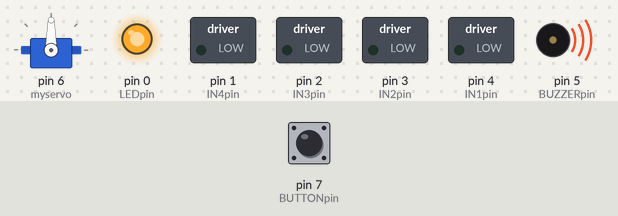
The sketch below on a simulated Arduino Uno, built with avr-gcc and run on an emulated ATmega328P. Parts: servo, switched loads named in the sketch (green lamp = pin HIGH), output pins drawn as LEDs (lit = HIGH), buzzer (waves = sounding, pin HIGH). The inputs (shaded band) are chosen by the test bench; at power-on: pin 7 (BUTTONpin) LOW. The modem accepts every AT command (registered, SIM ready, sends succeed) and sends nothing else.

Above: at 0.1 s.
At 8.6 s:
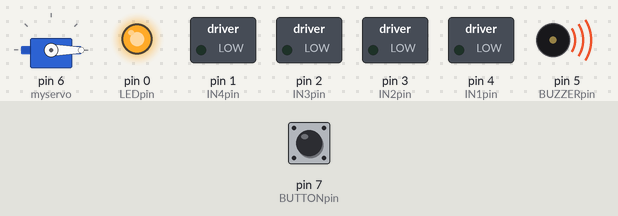
At 17.9 s:
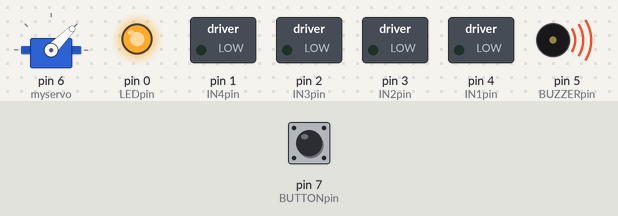
At 28.8 s:
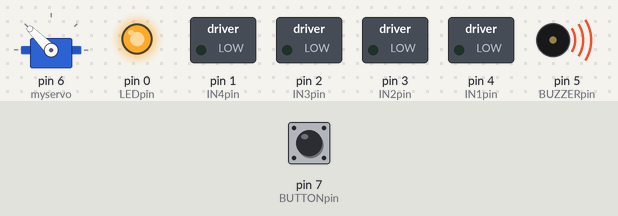
At 38.1 s:
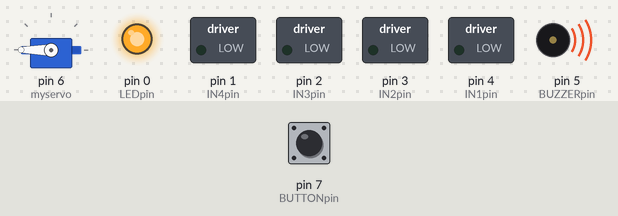
Timing chart, 0 to 40.0 s (numbered marks = the images above):
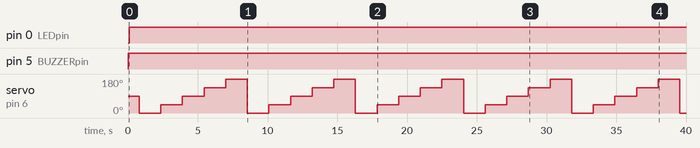

Measured:
- by itself, pin 0 (LEDpin): LOW → HIGH at 0.10 s
- by itself, pin 5 (BUZZERpin): LOW → HIGH at 0.00 s
- by itself, servo on pin 6 (myservo): repeats every 7.8 s: 45° 1.6 s, 90° 1.6 s, 135° 1.6 s, 180° 1.6 s, 0° 1.6 s

The sketch:

Kinect_arduino_robot.ino
```cpp
//#include <Ultrasonic.h>
#include <SoftwareSerial.h>
#include <Servo.h>

#define LDRpin A0
#define LMpin A1
#define MQpin A2

#define LEDpin 0
#define IN1pin 4
#define IN2pin 3
#define IN3pin 2
#define IN4pin 1
#define BUZZERpin 5
#define BUTTONpin 7

SoftwareSerial mybluetooth(10, 11);
//Ultrasonic ultrasonic(13,12); //change
Servo myservo;

int LMvalue;
boolean buzzer_lm_status=false;
int BluetoothData;
int LDRvalue;
int MQvalue;
boolean buzzer_mq_status=false;
int ultasonicValue;
int Position=0;
int temp=0;

void setup()
{
    mybluetooth.begin(38400);
    pinMode(LEDpin,OUTPUT);
    pinMode(IN1pin,OUTPUT);
    pinMode(IN2pin,OUTPUT);
    pinMode(IN3pin,OUTPUT);
    pinMode(IN4pin,OUTPUT);
    pinMode(BUZZERpin,OUTPUT);
    pinMode(BUTTONpin,INPUT);
    myservo.attach(6);
}

void LM35()
{
    LMvalue = analogRead(LMpin);
    if((LMvalue > 50)&& (buzzer_lm_status==false))
    {
      digitalWrite(BUZZERpin,HIGH);
      mybluetooth.println("Warning !! The temperature is too high .If you want to turn off the buzzer press 1 or press the button on the robot");
    }
    delay(15);
    BluetoothData=mybluetooth.read();
    if ((BluetoothData=='1') || (digitalRead(BUTTONpin)== HIGH))
    {
      buzzer_lm_status=true;
      digitalWrite(BUZZERpin,LOW);
    }
    if(LMvalue < 40)
      buzzer_lm_status=false;
}

void LDR()
{
    LDRvalue=analogRead(LDRpin);
    if(LDRvalue>80)
      digitalWrite(LEDpin,HIGH);
   else if(LDRvalue<120)
      digitalWrite(LEDpin,LOW);
}

void MQ5()
{
    MQvalue = analogRead(MQpin);
    if((MQvalue > 400)&& (buzzer_mq_status==false))
    {
      digitalWrite(BUZZERpin,HIGH);
      mybluetooth.println("Attention !! Most probably that there is a fire .If you want to turn off the buzzer press 2 or press the button on the robot");
    }
    delay(15);
    BluetoothData=mybluetooth.read();
    if ((BluetoothData=='2') || (digitalRead(BUTTONpin)== HIGH))
    {
      buzzer_mq_status=true;
      digitalWrite(BUZZERpin,LOW);
    }
    if(MQvalue < 380)
      buzzer_mq_status=false;
}

void forword()
{
  digitalWrite(IN1pin,LOW);
  digitalWrite(IN2pin,HIGH);
  digitalWrite(IN3pin,LOW);
  digitalWrite(IN4pin,HIGH);
  delay(50);
}

void background()
{
  digitalWrite(IN1pin,HIGH);
  digitalWrite(IN2pin,LOW);
  digitalWrite(IN3pin,HIGH);
  digitalWrite(IN4pin,LOW);
  delay(50);
}

void right(){
  digitalWrite(IN1pin,HIGH);
  digitalWrite(IN2pin,LOW);
  digitalWrite(IN3pin,LOW);
  digitalWrite(IN4pin,HIGH);
  delay(50);
}

 void left()
 {
  digitalWrite(IN1pin,LOW);
  digitalWrite(IN2pin,HIGH);
  digitalWrite(IN3pin,HIGH);
  digitalWrite(IN4pin,LOW);
  delay(50);
 }

 void STOP()
 {
  digitalWrite(IN1pin,LOW);
  digitalWrite(IN2pin,LOW);
  digitalWrite(IN3pin,LOW);
  digitalWrite(IN4pin,LOW);
  delay(50);
 }

void loop()
{
    LM35();
    delay(50);
    LDR();
    delay(50);
    MQ5();
    delay(50);
    myservo.write(90);
    delay(500) ;
//    ultasonicValue =ultrasonic.Ranging(CM);
    while (ultasonicValue > 20)
    {
      forword();
//      ultasonicValue =ultrasonic.Ranging(CM);
    }
    while (ultasonicValue <= 20)
    {
      STOP();
      myservo.write(Position);
      delay(500);
//      ultasonicValue =ultrasonic.Ranging(CM);
      delay(1000);
      temp=Position;
      Position=Position+45;
      if(Position==225)
        Position=0;
     }
     myservo.write(90);
    switch(temp)
    {
      case 0:
      left();
      delay(500);
      STOP();
      break;
      case 45 :
      left();
      delay(250);
      STOP();
      break;
      case 135 :
      right();
      delay(250);
      STOP();
      break;
      case 180 :
      right();
      delay(500);
      STOP();
      break;
    }
}
```
